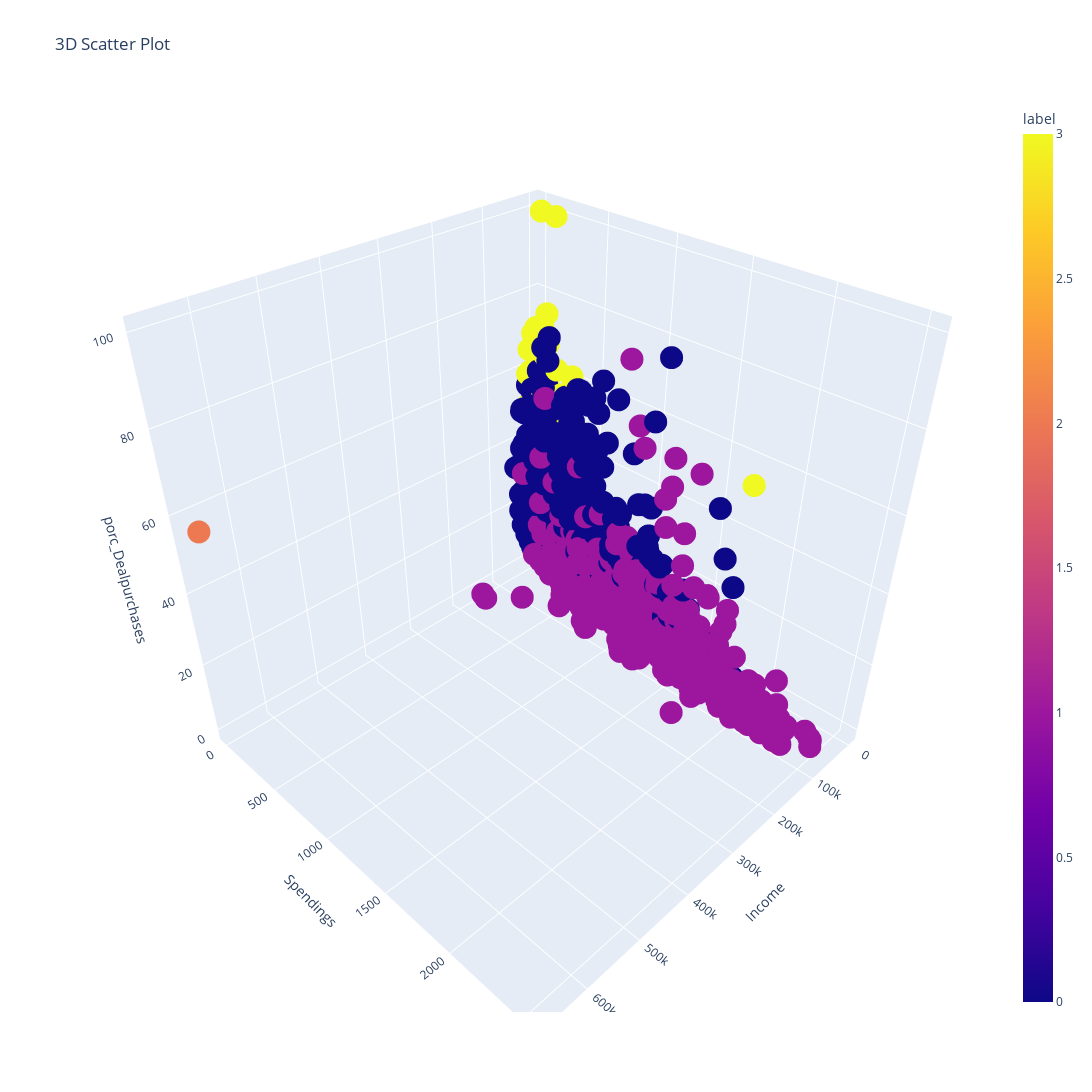

This figure's notebook cell:
### Markdown cell above
## Visualización de los clusters

### Code cell
fig = px.scatter_3d(df_marketing2, x='Income', y='Spendings', z='porc_Dealpurchases',
                    color='label',
                    title="3D Scatter Plot")
fig.update_layout(
    autosize=False,
    width=1500,
    height=1300,)

fig.show()

### Figure 1 — Plotly figure (JSON) as saved in the notebook; plotly's stock layout.template omitted (floating-point values rounded to 4 significant figures; data arrays with more than 128 entries replaced by an {"elided": "..."} marker saying what was removed)
{"data": [{"hovertemplate": "Income=%{x}<br>Spendings=%{y}<br>porc_Dealpurchases=%{z}<br>label=%{marker.color}<extra></extra>", "legendgroup": "", "marker": {"color": {"elided": "2209 int values"}, "coloraxis": "coloraxis", "symbol": "circle"}, "mode": "markers", "name": "", "scene": "scene", "showlegend": false, "type": "scatter3d", "x": {"elided": "2209 int values"}, "y": {"elided": "2209 int values"}, "z": {"elided": "2209 float values"}}], "layout": {"autosize": false, "coloraxis": {"colorbar": {"title": {"text": "label"}}, "colorscale": [[0, "#0d0887"], [0.1111, "#46039f"], [0.2222, "#7201a8"], [0.3333, "#9c179e"], [0.4444, "#bd3786"], [0.5556, "#d8576b"], [0.6667, "#ed7953"], [0.7778, "#fb9f3a"], [0.8889, "#fdca26"], [1, "#f0f921"]]}, "height": 1300, "legend": {"tracegroupgap": 0}, "scene": {"domain": {"x": [0, 1], "y": [0, 1]}, "xaxis": {"title": {"text": "Income"}}, "yaxis": {"title": {"text": "Spendings"}}, "zaxis": {"title": {"text": "porc_Dealpurchases"}}}, "title": {"text": "3D Scatter Plot"}, "width": 1500}}
